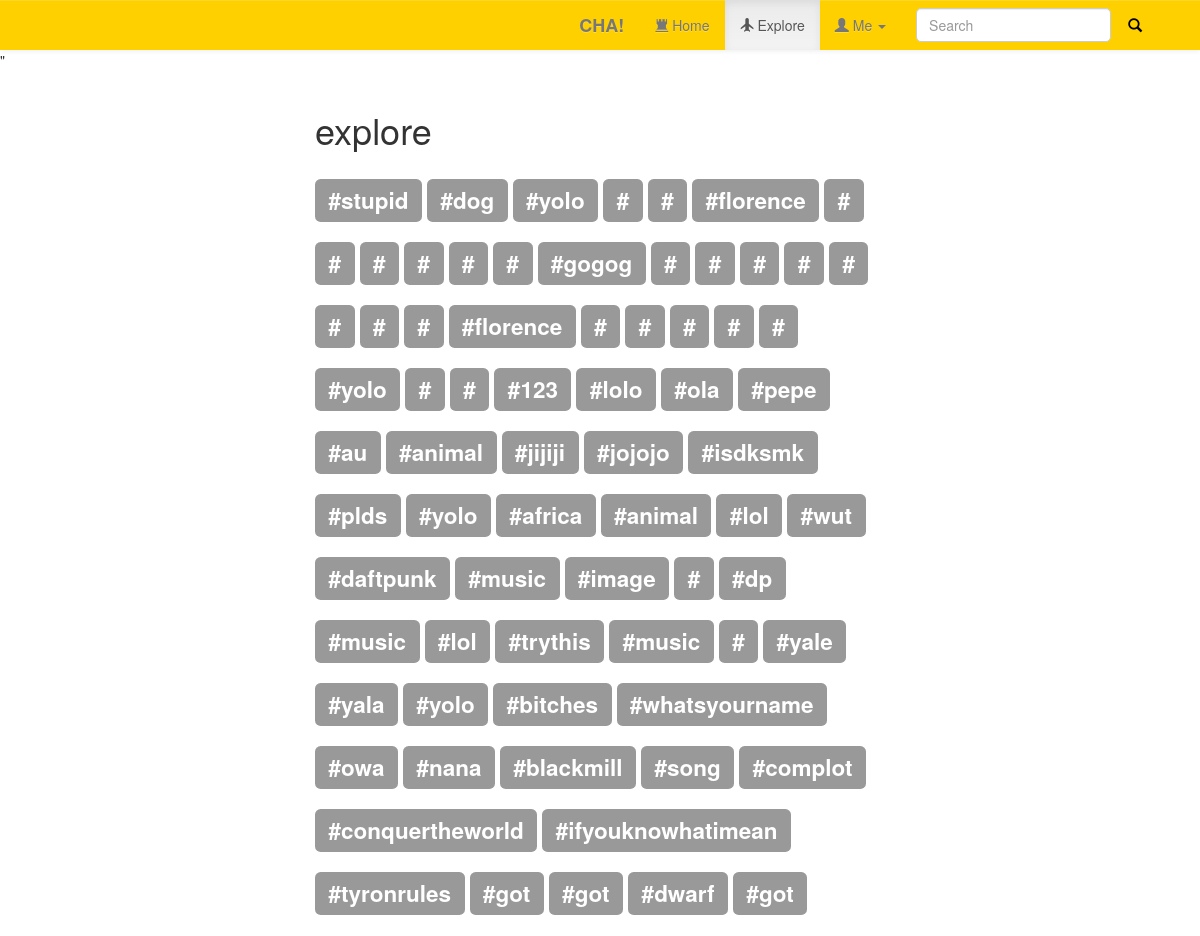
/explore.php, run on an earlier commit of the app's database.
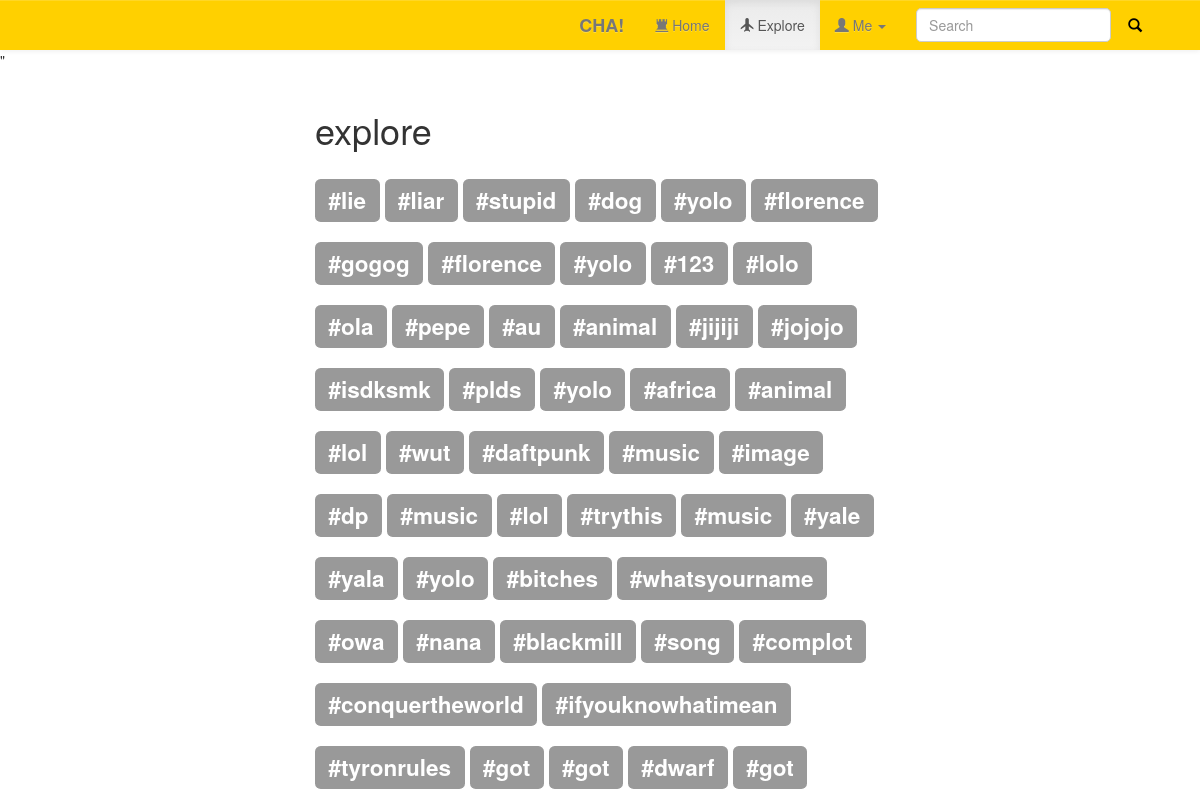
And on a later commit of the database.
### tables this page shows
CREATE TABLE IF NOT EXISTS `tag` (
  `id` int(11) NOT NULL AUTO_INCREMENT,
  `tag` varchar(100) NOT NULL,
  `post_id` int(11) NOT NULL,
  PRIMARY KEY (`id`)
);

### explore.php (the view, shortened to what this page needs)
<!DOCTYPE html>
 <html class="no-js">
    <head>
        <link rel="stylesheet" href="css/bootstrap.min.css">
        <link rel="stylesheet" href="css/bootstrap-theme.min.css">
        <link rel="stylesheet" href="css/main.css">
    </head>
    <body>
        <nav class="navbar-default navbar-fixed-top" role="navigation">
          <div class="container">
          <div class="navbar-collapse collapse navbar-right">
          <form class="navbar-form navbar-right" role="search">
              <div class="form-group">
                <input type="text" class="form-control" placeholder="Search">
              </div>
              <button type="submit" class="btn btn-link">
                <span class="glyphicon glyphicon-search"></span>
              </button>
          </form>
            <ul class="nav navbar-nav">
              <li><a href="index.php"><span class="glyphicon glyphicon-tower"></span> Home</a></li>
              <li class="active"><a href="explore.php"><span class="glyphicon glyphicon-plane"></span> Explore</a></li>
              <li class="dropdown">
                <a href="#" class="dropdown-toggle" data-toggle="dropdown"><span class="glyphicon glyphicon-user"></span> Me <b class="caret"></b></a>
              </li>
            </ul>
          </div>
            <div class="navbar-header  navbar-right">
                  <a class="navbar-brand" href="#">CHA!</a>
            </div>
          </div></nav>
        <div class="container wrap">
        <h1>explore</h1>
          <section id="tagCloud" style="display:none;">
              <?php
                $_query = "SELECT * FROM tag WHERE 1 ORDER BY id DESC";
                $result = mysql_query($_query);
                while ($row = mysql_fetch_array($result)) {
                  echo "<h2 style='display:inline-block;'><span class='label label-default'><a href='query.php?tag=".$row['tag']."'>"."#".$row['tag']."</a></span></h2>";
                }
              ?>
          </section>
        </div>
    </body>
</html>

### css/main.css (style rules this page uses)
.navbar-default { background-image: none; background-color: #FFD000; color: black; }
.navbar-header { font-weight: bold; }
input.form-control { border-radius: 5px; }
body .wrap { margin-top: 20px; width: 600px; }
.label>a { color: white; text-decoration: none; }
.btn-link { color: black; border-radius: 5px; }
section { border-width: 1px; border-radius: 5px; }
.label { margin-right: 5px; }

### explore.php (style rules this page uses)
body { padding-top: 50px; padding-bottom: 20px; }

What changed in the data, as far as the page shows it:
added tag: tag "lie"
added tag: tag "liar"
